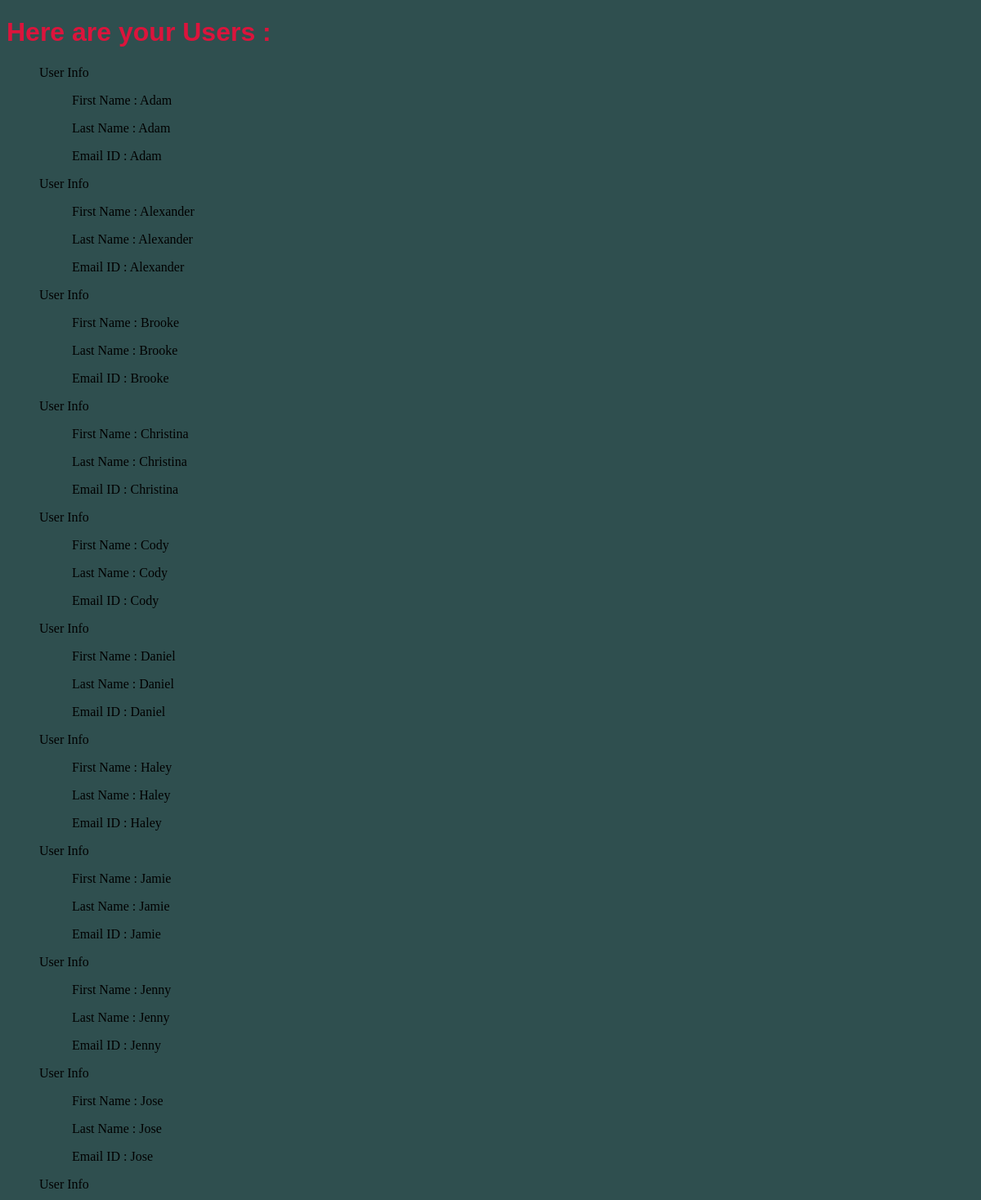
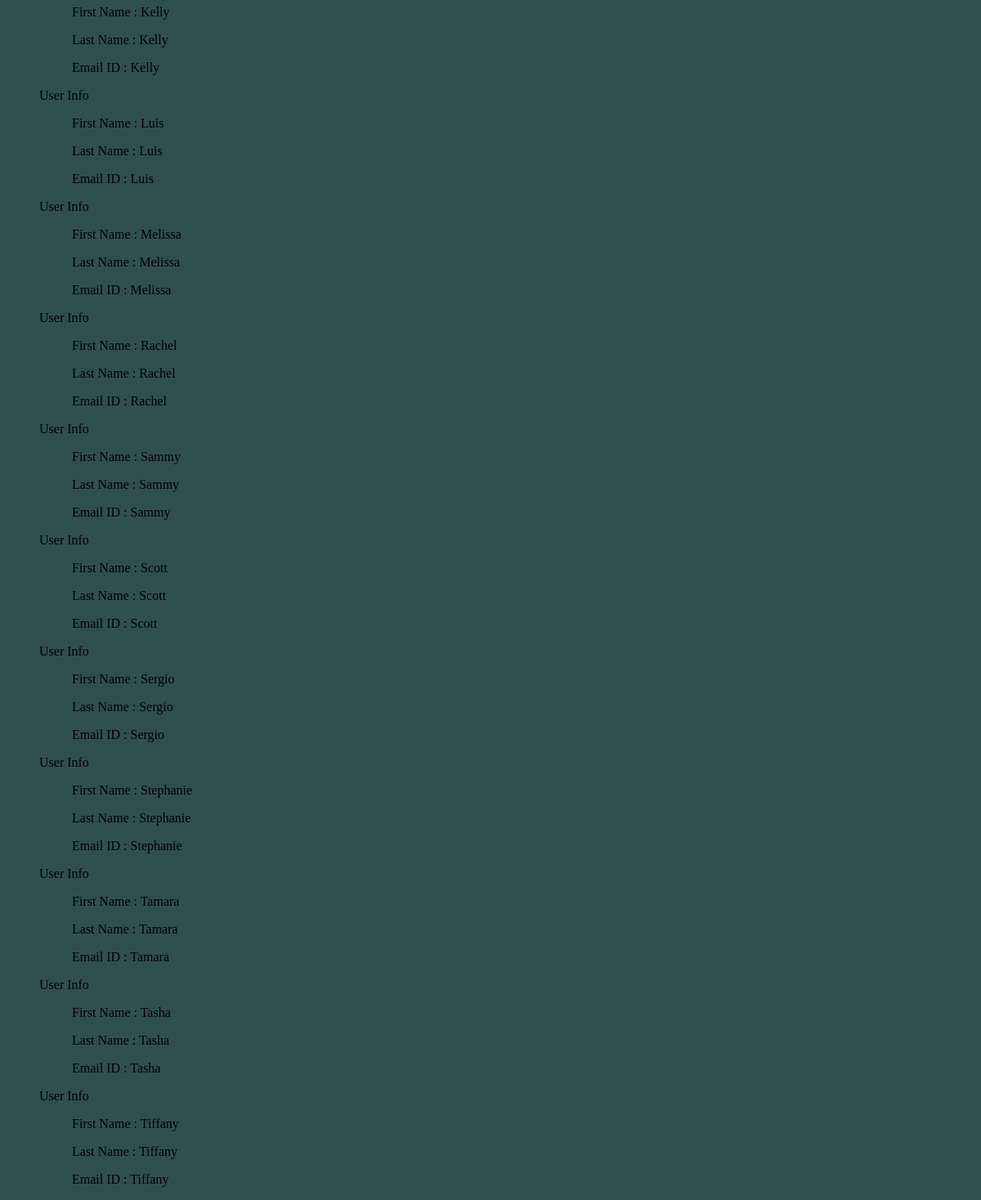
The page /app2/ on the database its author committed (2 pictures, top to bottom).
### app2/models.py (models this page shows, shortened)
class UserInfo(models.Model):
    first_name = models.CharField(max_length=240)
    last_name = models.CharField(max_length=240)
    emailID = models.URLField(unique=True)

### app2/views.py (the view)
# urls.py: path('',views.userList,name='User List'),
def userList(request):
    users = UserInfo.objects.order_by('first_name')
    userListDict = {'user_info':users}
    return render(request,'app2/userList.html',context=userListDict)

### templates/app2/userList.html (shortened to what this page needs)
<!DOCTYPE html>
{% load static %}
<html lang="en" dir="ltr">
  <head>
    <link rel="stylesheet" href="{% static "css/example-style.css" %}">
  </head>
  <body>
    <h1>Here are your Users :</h1>
    {% if user_info %}
    <ol>
      {% for n in user_info %}
      <p>User Info</p>
      <ul>
        <p>First Name : {{ n.first_name }}</p>
        <p>Last Name  : {{ n.first_name }}</p>
        <p>Email ID   : {{ n.first_name }}</p>
      </ul>
      {% endfor %}
    </ol>
    {% else %}
      <p>No User Record Data Available</p>
    {% endif %}
  </body>
</html>

### static/css/example-style.css (style rules this page uses)
body { background-color: darkslategrey; }
h1 { color: crimson; font-family: sans-serif; }

### rows shown on the page
UserInfo: first_name "Adam"
UserInfo: first_name "Alexander"
UserInfo: first_name "Brooke"
UserInfo: first_name "Christina"
UserInfo: first_name "Cody"
UserInfo: first_name "Daniel"
UserInfo: first_name "Haley"
UserInfo: first_name "Jamie"
UserInfo: first_name "Jenny"
UserInfo: first_name "Jose"
UserInfo: first_name "Kelly"
UserInfo: first_name "Luis"
UserInfo: first_name "Melissa"
UserInfo: first_name "Rachel"
UserInfo: first_name "Sammy"
UserInfo: first_name "Scott"
UserInfo: first_name "Sergio"
UserInfo: first_name "Stephanie"
UserInfo: first_name "Tamara"
UserInfo: first_name "Tasha"
UserInfo: first_name "Tiffany"
